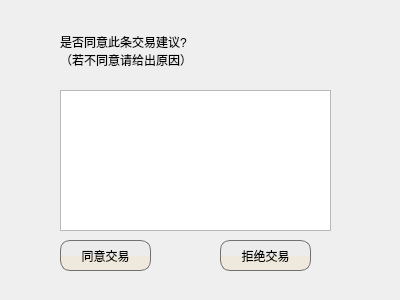
<?xml version="1.0" encoding="UTF-8"?>
<ui version="4.0">
 <class>Form</class>
 <widget class="QWidget" name="Form">
  <property name="geometry">
   <rect>
    <x>0</x>
    <y>0</y>
    <width>400</width>
    <height>300</height>
   </rect>
  </property>
  <property name="windowTitle">
   <string>Form</string>
  </property>
  <property name="styleSheet">
   <string notr="true">QWidget#Form
{
border-image: url(:/register/resource/picture/changeWgt_background.jpg);
}</string>
  </property>
  <widget class="QLabel" name="label_2">
   <property name="geometry">
    <rect>
     <x>60</x>
     <y>20</y>
     <width>261</width>
     <height>61</height>
    </rect>
   </property>
   <property name="styleSheet">
    <string notr="true">font: 18pt &quot;隶书&quot;;</string>
   </property>
   <property name="text">
    <string>是否同意此条交易建议?
（若不同意请给出原因）</string>
   </property>
  </widget>
  <widget class="QTextEdit" name="textEdit">
   <property name="geometry">
    <rect>
     <x>60</x>
     <y>90</y>
     <width>271</width>
     <height>141</height>
    </rect>
   </property>
   <property name="styleSheet">
    <string notr="true">font: 12pt &quot;楷体&quot;;</string>
   </property>
  </widget>
  <widget class="QPushButton" name="cfmTradeBtn">
   <property name="geometry">
    <rect>
     <x>60</x>
     <y>240</y>
     <width>91</width>
     <height>31</height>
    </rect>
   </property>
   <property name="styleSheet">
    <string notr="true">QPushButton{
	
	background-color: rgb(245, 255, 48);
border:1px solid #717171;
border-radius:10px;
font: 13pt &quot;楷体&quot;;
background-color: qconicalgradient(cx:0.5,cy:0.522909, angle:179.9, stop:0.494318 rgba(238, 233, 220, 255), stop:0.5 rgba(236, 236, 236, 255));

}
QPushButton:hover
{
	background-color: qlineargradient(spread:pad, x1:0.909, y1:0.864, x2:0.926, y2:0, stop:0.448864 rgba(255, 239, 88, 250), stop:1 rgba(255, 255, 255, 255));
	
}

</string>
   </property>
   <property name="text">
    <string>同意交易</string>
   </property>
  </widget>
  <widget class="QPushButton" name="refuseTradeBtn">
   <property name="geometry">
    <rect>
     <x>220</x>
     <y>240</y>
     <width>91</width>
     <height>31</height>
    </rect>
   </property>
   <property name="styleSheet">
    <string notr="true">QPushButton{
	
	background-color: rgb(245, 255, 48);
border:1px solid #717171;
border-radius:10px;
font: 13pt &quot;楷体&quot;;
background-color: qconicalgradient(cx:0.5,cy:0.522909, angle:179.9, stop:0.494318 rgba(238, 233, 220, 255), stop:0.5 rgba(236, 236, 236, 255));

}
QPushButton:hover
{
	background-color: qlineargradient(spread:pad, x1:0.909, y1:0.864, x2:0.926, y2:0, stop:0.448864 rgba(255, 239, 88, 250), stop:1 rgba(255, 255, 255, 255));
	
}

</string>
   </property>
   <property name="text">
    <string>拒绝交易</string>
   </property>
  </widget>
 </widget>
 <resources>
  <include location="images.qrc"/>
 </resources>
 <connections>
  <connection>
   <sender>cfmTradeBtn</sender>
   <signal>clicked()</signal>
   <receiver>Form</receiver>
   <slot>cfmThisTrade()</slot>
   <hints>
    <hint type="sourcelabel">
     <x>113</x>
     <y>258</y>
    </hint>
    <hint type="destinationlabel">
     <x>105</x>
     <y>362</y>
    </hint>
   </hints>
  </connection>
  <connection>
   <sender>refuseTradeBtn</sender>
   <signal>clicked()</signal>
   <receiver>Form</receiver>
   <slot>refuseThisTrade()</slot>
   <hints>
    <hint type="sourcelabel">
     <x>270</x>
     <y>259</y>
    </hint>
    <hint type="destinationlabel">
     <x>250</x>
     <y>376</y>
    </hint>
   </hints>
  </connection>
 </connections>
 <slots>
  <slot>cfmThisTrade()</slot>
  <slot>refuseThisTrade()</slot>
 </slots>
</ui>
